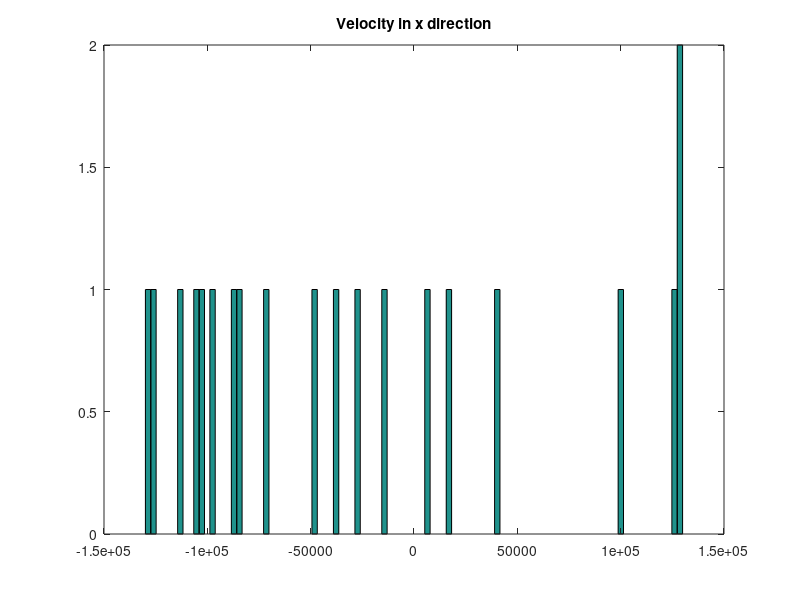
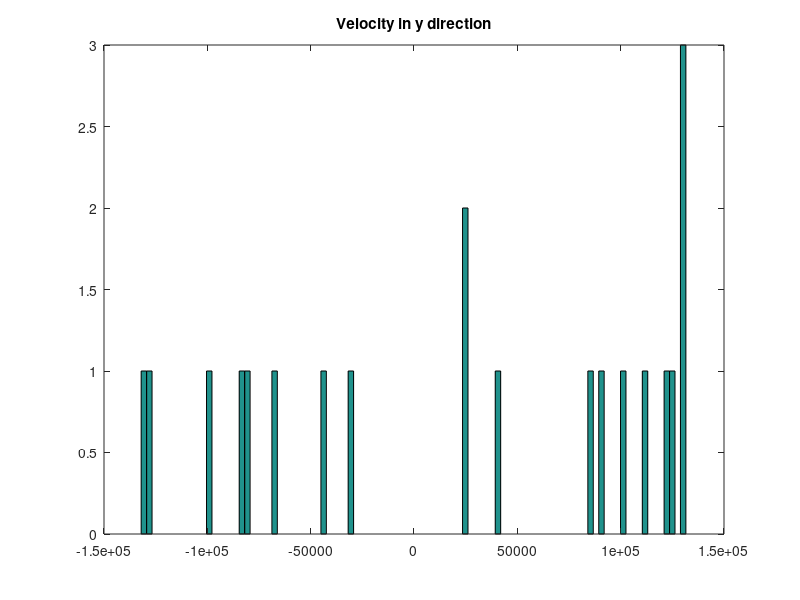
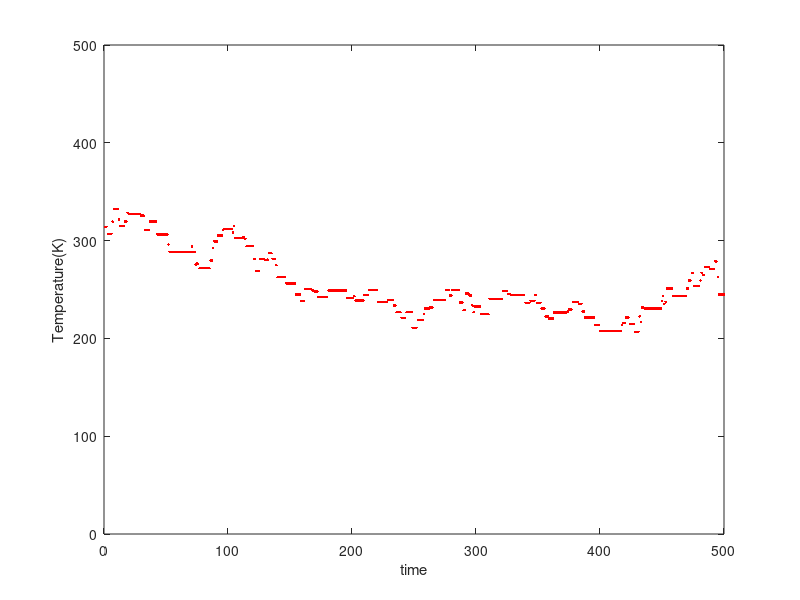
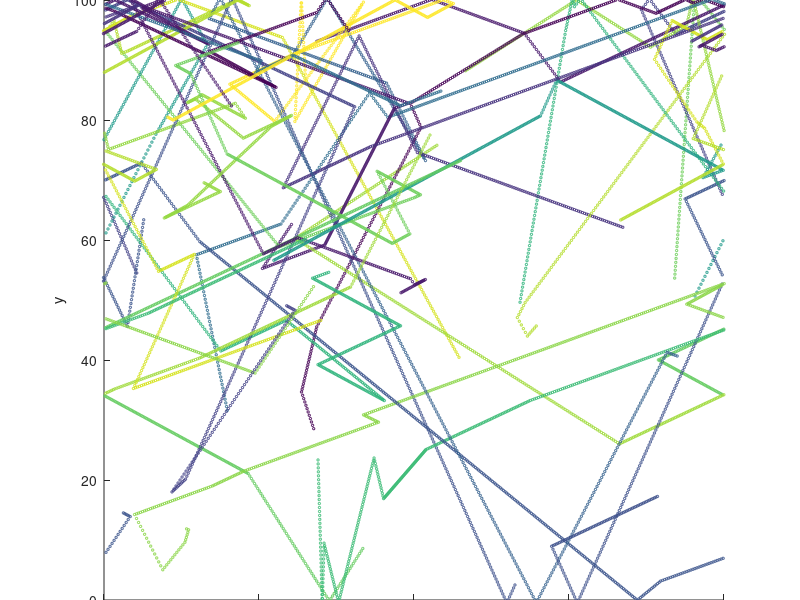

MATLAB code for these plots, in order:
%% Collisions with Mean Free Path(MFP)
% The purpose of this code is to simulate the scattering of electrons. When
% it scatters , the electron gets new velocities from the Maxwell-Boltzmann
% distributions

global C



C.q_0 = 1.60217653e-19;             % electron charge
C.hb = 1.054571596e-34;             % Dirac constant
C.h = C.hb * 2 * pi;                    % Planck constant
C.m_0 = 9.10938215e-31;             % electron mass
C.kb = 1.3806504e-23;               % Boltzmann constant
C.eps_0 = 8.854187817e-12;          % vacuum permittivity
C.mu_0 = 1.2566370614e-6;           % vacuum permeability
C.c = 299792458;                    % speed of light
C.g = 9.80665; %metres (32.1740 ft) per s²


nSim = 500;
noe = 20;
r2 = randi(360,noe,1);
xbound = 200
ybound = 100
x = randi(200,noe,1);
y = randi(100,noe,1);
vth = sqrt((C.kb * 300)/(C.m_0 * 0.26));
vx = vth * cos(r2) ;
vy = vth * sin(r2);

colourArray= rand(noe,1);

MFP = vth * 0.2 * 10^-12;

figure(1);
hist(vx,100);
title("Velocity in x direction");

figure(2);
hist(vy,100);
title ("Velocity in y direction");

pScat = 1 - exp((-35 * 10^-16)/(0.2 * 10^-12));
%PscatArray = pScat * ones(noe,1)



for t = 1:nSim
    vxc = vx; % create copy of vx
    vyc = vy; % create copy of vy
    [n,m] = size(vx);
    [n1,m1] = size(vy);
    
    %%randomly permutation of positions in vx and vy%%%
    idx = randperm(n);
    randomvx = vx;
    randomvx(idx,1)= vx (:,1) ;
    
    idy = randperm(n1);
    randomvy = vy;
    randomvy(idy,1) = vy(:,1);
    
    
    %Modelling scattering%%%%%%
    rScatter= rand(noe,1);
    
    % this gives 1s and 0s. 1 means it scatters 
    tempScatter = rScatter < pScat;
    randomvx = tempScatter .* randomvx; % not scattered are 0s
    randomvy = tempScatter .* randomvy ; % not scattered are 0s
    
    %not scattered
    notScatter = rScatter >= pScat;
    %%%%%%%%%%%%%%%%%%%%%%%%%
    
    vx = vx .* notScatter; % the scattered vx are now 0
    vy = vy .* notScatter; % scattered vy = 0
    
    vx = vx + randomvx;
    vy = vy + randomvy;
    
    
    
    %%%%%%%%%%%%%%
    xc = x; % x copy
    yc = y; % y copy
    
    
    %Reflecting for y bounds%
    temp = y >= ybound ;
    temp1 = y < ybound ;
    
    
    temp = temp * -1;
    
    tempHigher = temp + temp1;
    
    
    temp2 = y <= 0;
    temp3 = y > 0;
    
    temp2 = temp2 * -1;
    tempLower = temp2 + temp3;
   
    vy = vy .* tempHigher;
    vy = vy .* tempLower;
    
    %%%%%%%%%%%%%%%%%%%
    
    % when x > 200%%%%%
    tempx1 = x <= 200;
    
    x = x .* tempx1;
    %%%%%%%%%%%%%%%%%%
    
    %%When x goes less than zero , come from 200 %%%%%
    
    tempx2 = x < -0.1;
    
    
    tempx2 = tempx2 * 200;
    tempxFinal = x + tempx2;
    
    x = tempxFinal;
    
    %%%%%%%%%%%%%%%%%%%
    dx = vx * (1/200000);
    dy = vy * (1/200000);
    
    x = x + dx;
    y = y + dy;
    vsq = (vy).^2 + (vx).^2 ;
    average = mean(vsq);
    
    figure (3)
    semiCTemperature = (average *(0.26)* C.m_0)/(C.kb);
    plot(t , semiCTemperature,'.r');
    xlabel("time")
    ylabel("Temperature(K)")
    axis([0 nSim 0 500]);
    hold on
    
    
    
    
    figure(4)
    scatter(x,y,3,colourArray);
    axis([0 200 0 100]);
    xlabel("x");
    ylabel("y");
    title ("The semiconductor temperature is " + semiCTemperature);
    
    
    pause(0.1);
    hold on
   
end
%% Temperature over time
% From the plot , we can see that the temperature changes, as it does not
% maintain the same velocity that it started with. It is also seen that the
% electron scatters randomly during its trajectory


